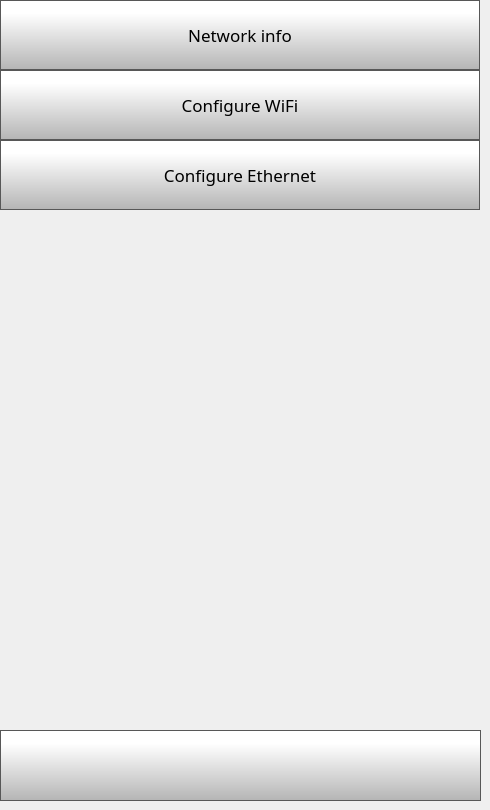
    <widget class="QWidget" name="networkSettingsPage">
     <widget class="QPushButton" name="networkInfoButton">
      <property name="geometry">
       <rect>
        <x>0</x>
        <y>0</y>
        <width>480</width>
        <height>70</height>
       </rect>
      </property>
      <property name="minimumSize">
       <size>
        <width>0</width>
        <height>70</height>
       </size>
      </property>
      <property name="font">
       <font>
        <family>Gotham</family>
        <pointsize>13</pointsize>
       </font>
      </property>
      <property name="styleSheet">
       <string notr="true">QPushButton {
     border: 1px solid rgb(87, 87, 87);
	background-color: qlineargradient(spread:pad, x1:0, y1:1, x2:0, y2:0.188, stop:0 rgba(180, 180, 180, 255), stop:1 rgba(255, 255, 255, 255));


}

QPushButton:pressed {
    background-color: qlineargradient(x1: 0, y1: 0, x2: 0, y2: 1,
                                      stop: 0 #dadbde, stop: 1 #f6f7fa);
}

QPushButton:flat {
    border: none; /* no border for a flat push button */
}

QPushButton:default {
    border-color: navy; /* make the default button prominent */
}

QPushButton:focus {
	outline: none;
}</string>
      </property>
      <property name="text">
       <string>Network info</string>
      </property>
      <property name="iconSize">
       <size>
        <width>40</width>
        <height>40</height>
       </size>
      </property>
     </widget>
     <widget class="QPushButton" name="configureWifiButton">
      <property name="geometry">
       <rect>
        <x>0</x>
        <y>70</y>
        <width>480</width>
        <height>70</height>
       </rect>
      </property>
      <property name="minimumSize">
       <size>
        <width>0</width>
        <height>70</height>
       </size>
      </property>
      <property name="font">
       <font>
        <family>Gotham</family>
        <pointsize>13</pointsize>
       </font>
      </property>
      <property name="styleSheet">
       <string notr="true">QPushButton {
     border: 1px solid rgb(87, 87, 87);
	background-color: qlineargradient(spread:pad, x1:0, y1:1, x2:0, y2:0.188, stop:0 rgba(180, 180, 180, 255), stop:1 rgba(255, 255, 255, 255));


}

QPushButton:pressed {
    background-color: qlineargradient(x1: 0, y1: 0, x2: 0, y2: 1,
                                      stop: 0 #dadbde, stop: 1 #f6f7fa);
}

QPushButton:flat {
    border: none; /* no border for a flat push button */
}

QPushButton:default {
    border-color: navy; /* make the default button prominent */
}

QPushButton:focus {
	outline: none;
}</string>
      </property>
      <property name="text">
       <string>Configure WiFi</string>
      </property>
      <property name="iconSize">
       <size>
        <width>40</width>
        <height>40</height>
       </size>
      </property>
     </widget>
     <widget class="QPushButton" name="configureEthButton">
      <property name="geometry">
       <rect>
        <x>0</x>
        <y>140</y>
        <width>480</width>
        <height>70</height>
       </rect>
      </property>
      <property name="minimumSize">
       <size>
        <width>0</width>
        <height>70</height>
       </size>
      </property>
      <property name="font">
       <font>
        <family>Gotham</family>
        <pointsize>13</pointsize>
       </font>
      </property>
      <property name="styleSheet">
       <string notr="true">QPushButton {
     border: 1px solid rgb(87, 87, 87);
	background-color: qlineargradient(spread:pad, x1:0, y1:1, x2:0, y2:0.188, stop:0 rgba(180, 180, 180, 255), stop:1 rgba(255, 255, 255, 255));


}

QPushButton:pressed {
    background-color: qlineargradient(x1: 0, y1: 0, x2: 0, y2: 1,
                                      stop: 0 #dadbde, stop: 1 #f6f7fa);
}

QPushButton:flat {
    border: none; /* no border for a flat push button */
}

QPushButton:default {
    border-color: navy; /* make the default button prominent */
}

QPushButton:focus {
	outline: none;
}</string>
      </property>
      <property name="text">
       <string>Configure Ethernet</string>
      </property>
      <property name="iconSize">
       <size>
        <width>40</width>
        <height>40</height>
       </size>
      </property>
     </widget>
     <widget class="QPushButton" name="networkSettingsBackButton">
      <property name="geometry">
       <rect>
        <x>0</x>
        <y>730</y>
        <width>481</width>
        <height>71</height>
       </rect>
      </property>
      <property name="minimumSize">
       <size>
        <width>0</width>
        <height>0</height>
       </size>
      </property>
      <property name="font">
       <font>
        <family>Gotham Light</family>
        <pointsize>9</pointsize>
       </font>
      </property>
      <property name="styleSheet">
       <string notr="true">QPushButton {
     border: 1px solid rgb(87, 87, 87);
	background-color: qlineargradient(spread:pad, x1:0, y1:1, x2:0, y2:0.188, stop:0 rgba(180, 180, 180, 255), stop:1 rgba(255, 255, 255, 255));


}

QPushButton:pressed {
    background-color: qlineargradient(x1: 0, y1: 0, x2: 0, y2: 1,
                                      stop: 0 #dadbde, stop: 1 #f6f7fa);
}

QPushButton:flat {
    border: none; /* no border for a flat push button */
}

QPushButton:default {
    border-color: navy; /* make the default button prominent */
}</string>
      </property>
      <property name="text">
       <string/>
      </property>
      <property name="icon">
       <iconset>
        <normaloff>templates/img/arrows-4.png</normaloff>templates/img/arrows-4.png</iconset>
      </property>
      <property name="iconSize">
       <size>
        <width>50</width>
        <height>50</height>
       </size>
      </property>
      <property name="checkable">
       <bool>false</bool>
      </property>
      <property name="autoDefault">
       <bool>false</bool>
      </property>
      <property name="default">
       <bool>false</bool>
      </property>
      <property name="flat">
       <bool>false</bool>
      </property>
     </widget>
    </widget>
